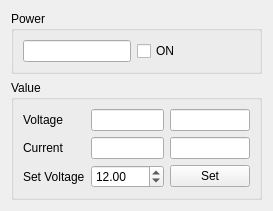
<?xml version="1.0" encoding="UTF-8"?>
<ui version="4.0">
 <class>DLTPowerForm</class>
 <widget class="QWidget" name="DLTPowerForm">
  <property name="geometry">
   <rect>
    <x>0</x>
    <y>0</y>
    <width>273</width>
    <height>182</height>
   </rect>
  </property>
  <property name="windowTitle">
   <string>DLT Power Plugin</string>
  </property>
  <layout class="QVBoxLayout" name="verticalLayout">
   <item>
    <widget class="QGroupBox" name="groupBox">
     <property name="title">
      <string>Power</string>
     </property>
     <layout class="QHBoxLayout" name="horizontalLayout">
      <item>
       <widget class="QLineEdit" name="lineEditPowerName"/>
      </item>
      <item>
       <widget class="QCheckBox" name="checkBoxOn">
        <property name="text">
         <string>ON</string>
        </property>
       </widget>
      </item>
      <item>
       <spacer name="horizontalSpacer">
        <property name="orientation">
         <enum>Qt::Horizontal</enum>
        </property>
        <property name="sizeHint" stdset="0">
         <size>
          <width>40</width>
          <height>20</height>
         </size>
        </property>
       </spacer>
      </item>
     </layout>
    </widget>
   </item>
   <item>
    <widget class="QGroupBox" name="groupBox_2">
     <property name="title">
      <string>Value</string>
     </property>
     <layout class="QGridLayout" name="gridLayout">
      <item row="1" column="3">
       <widget class="QLineEdit" name="lineEditUnitA1"/>
      </item>
      <item row="0" column="3">
       <widget class="QLineEdit" name="lineEditUnitV1"/>
      </item>
      <item row="1" column="1">
       <widget class="QLineEdit" name="lineEditValueA1"/>
      </item>
      <item row="1" column="0">
       <widget class="QLabel" name="label_2">
        <property name="text">
         <string>Current</string>
        </property>
       </widget>
      </item>
      <item row="0" column="1">
       <widget class="QLineEdit" name="lineEditValueV1"/>
      </item>
      <item row="0" column="0">
       <widget class="QLabel" name="label">
        <property name="text">
         <string>Voltage</string>
        </property>
       </widget>
      </item>
      <item row="2" column="3">
       <widget class="QPushButton" name="pushButtonSet">
        <property name="text">
         <string>Set</string>
        </property>
       </widget>
      </item>
      <item row="2" column="0">
       <widget class="QLabel" name="label_3">
        <property name="text">
         <string>Set Voltage</string>
        </property>
       </widget>
      </item>
      <item row="2" column="1">
       <widget class="QDoubleSpinBox" name="doubleSpinBox">
        <property name="maximum">
         <double>20.000000000000000</double>
        </property>
        <property name="singleStep">
         <double>0.100000000000000</double>
        </property>
        <property name="value">
         <double>12.000000000000000</double>
        </property>
       </widget>
      </item>
     </layout>
    </widget>
   </item>
   <item>
    <spacer name="verticalSpacer">
     <property name="orientation">
      <enum>Qt::Vertical</enum>
     </property>
     <property name="sizeHint" stdset="0">
      <size>
       <width>20</width>
       <height>40</height>
      </size>
     </property>
    </spacer>
   </item>
  </layout>
 </widget>
 <resources/>
 <connections/>
</ui>
